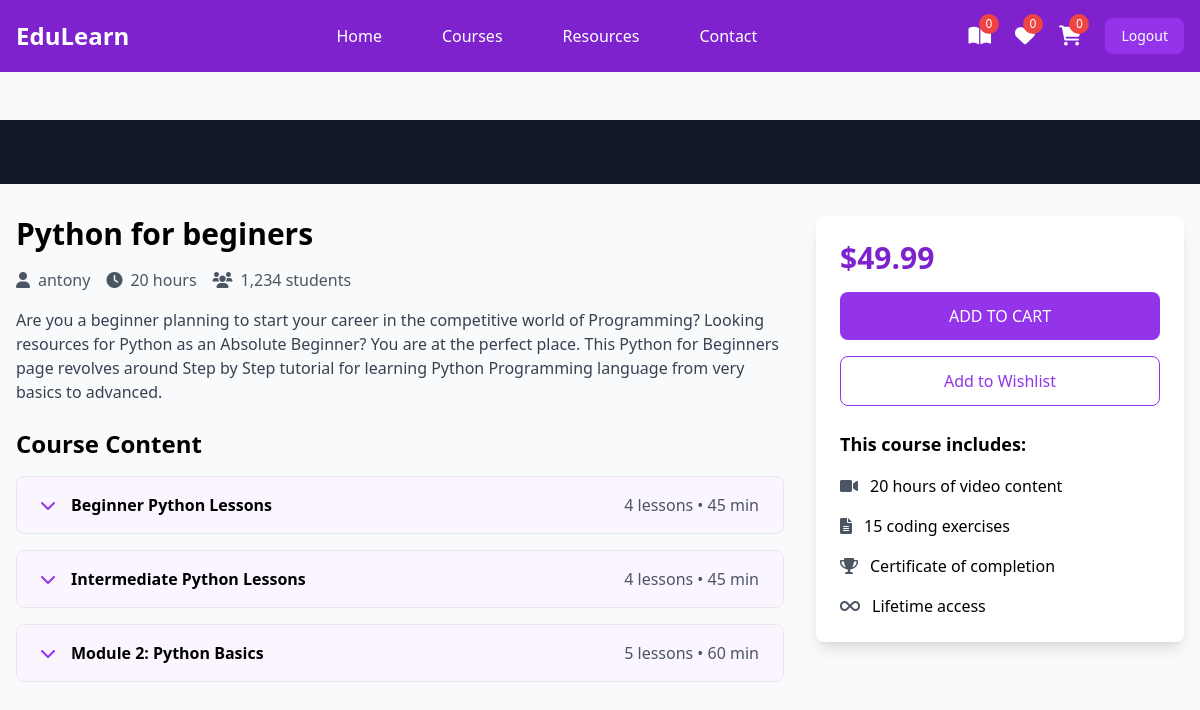
Page /student/courses/1/ (signed in) on the committed database.
### instructor/models.py (models this page shows, shortened)
class User(AbstractUser):
    ROLE_OPTION=(
        ("INSTRUCTOR","INSTRUCTOR"),
        ("STUDENT","STUDENT")
    )
    role=models.CharField(max_length=15,choices=ROLE_OPTION,default="STUDENT")

class Course(models.Model):
    title=models.CharField(max_length=50)
    description=models.TextField()
    price=models.DecimalField(decimal_places=2,max_digits=5)
    owner=models.ForeignKey(User,on_delete=models.SET_NULL,related_name="courses",null=True)
    is_free=models.BooleanField(default=False)
    picture=models.ImageField(upload_to="courseimage",null=True,blank=True,default="courseimage/default.png")
    thumbnail=EmbedVideoField()
    Category_objects=models.ManyToManyField(Category)
    created_at=models.DateTimeField(auto_now_add=True)
    updated_at=models.DateTimeField(auto_now=True)

class Module(models.Model):
    title=models.CharField(max_length=200)
    course_object=models.ForeignKey(Course,on_delete=models.CASCADE,related_name="modules")
    order=models.PositiveIntegerField()

### student/views.py (the view)
# urls.py: path("courses/<int:pk>/",views.CourseDetailView.as_view(),name="course-detail"),
@method_decorator(signin_required,name="dispatch")
class CourseDetailView(View):
    def get(self,request,*args,**kwargs):
        id=kwargs.get("pk")
        course_instance=Course.objects.get(id=id)
        return render(request,"course_detail.html",{"course":course_instance})

### student/context_processor.py (called while the page is built)
def course_context(request):
    count=0
    if request.user.is_authenticated:
        orders=request.user.purchase.filter(is_paid=True)
        count=len([c for o in orders for c in o.course_objects.all()])
    return {'count':count}

### student/templates/course_detail.html (shortened to what this page needs)
{%extends 'base.html'%}
{%block main_block%}
{% load embed_video_tags %}
    <div class="pt-20">
        <div class="bg-gray-900 w-full">
            <div class="max-w-screen-xl mx-auto px-4 py-8">
            </div>
        </div>
        <div class="max-w-screen-xl mx-auto px-4 py-8 grid grid-cols-1 lg:grid-cols-3 gap-8">
                    <div class="lg:col-span-2">
                        <h1 class="text-3xl font-bold mb-4">{{course.title}}</h1>
                        <div class="flex items-center mb-4 text-gray-600">
                            <span class="mr-4"><i class="fas fa-user mr-2"></i>{{course.owner}}</span>
                            <span class="mr-4"><i class="fas fa-clock mr-2"></i>20 hours</span>
                            <span><i class="fas fa-users mr-2"></i>1,234 students</span>
                        </div>
                        <p class="text-gray-700 mb-6">{{course.description}}</p>
                <div class="space-y-4">
                    <h2 class="text-2xl font-bold mb-4">Course Content</h2>
                    {%for module in course.modules.all%}
                    <div class="border rounded-lg overflow-hidden">
                        <button class="w-full px-6 py-4 bg-purple-50 hover:bg-purple-100 flex items-center justify-between" onclick="toggleModule('module1')">
                            <div class="flex items-center">
                                <i class="fas fa-chevron-down mr-4 text-purple-600"></i>
                                <span class="font-semibold">{{module.title}}</span>
                            </div>
                            <span class="text-gray-600">4 lessons • 45 min</span>
                        </button>
                    </div>
                    {%endfor%}
                    <div class="border rounded-lg overflow-hidden">
                        <button class="w-full px-6 py-4 bg-purple-50 hover:bg-purple-100 flex items-center justify-between" onclick="toggleModule('module2')">
                            <div class="flex items-center">
                                <i class="fas fa-chevron-down mr-4 text-purple-600"></i>
                                <span class="font-semibold">Module 2: Python Basics</span>
                            </div>
                            <span class="text-gray-600">5 lessons • 60 min</span>
                        </button>
                    </div>
                </div>
            </div>
            <div class="lg:col-span-1">
                <div class="bg-white p-6 rounded-lg shadow-lg sticky top-24">
                    <div class="text-3xl font-bold mb-4 text-purple-700">$49.99</div>
                    <a href="{%url 'add-to-cart' course.id%}">
                        <button class="w-full bg-purple-600 text-white py-3 rounded-lg mb-4 hover:bg-purple-700 transition duration-300">
                            ADD TO CART
                        </button>
                    </a>
                    <button class="w-full border border-purple-600 text-purple-600 py-3 rounded-lg mb-6 hover:bg-purple-50 transition duration-300">
                        Add to Wishlist
                    </button>
                    <div class="space-y-4">
                        <h3 class="font-bold text-lg">This course includes:</h3>
                        <div class="flex items-center">
                            <i class="fas fa-video mr-3 text-gray-600"></i>
                            <span>20 hours of video content</span>
                        </div>
                        <div class="flex items-center">
                            <i class="fas fa-file-alt mr-3 text-gray-600"></i>
                            <span>15 coding exercises</span>
                        </div>
                        <div class="flex items-center">
                            <i class="fas fa-trophy mr-3 text-gray-600"></i>
                            <span>Certificate of completion</span>
                        </div>
                        <div class="flex items-center">
                            <i class="fas fa-infinity mr-3 text-gray-600"></i>
                            <span>Lifetime access</span>
                        </div>
                    </div>
                </div>
            </div>
        </div>
    </div>
{%endblock%}

### student/templates/base.html (shortened to what this page needs)
<!DOCTYPE html>
<html lang="en">
<head>
    <script src="https://cdn.tailwindcss.com"></script>
    <link href="https://cdnjs.cloudflare.com/ajax/libs/font-awesome/6.0.0/css/all.min.css" rel="stylesheet">
</head>
<body class="bg-gray-50">
    <nav class="bg-purple-700 fixed w-full z-20 top-0 left-0 ">
        <div class="max-w-screen-xl flex flex-wrap items-center justify-between mx-auto p-4">
            <a href="#" class="flex items-center">
                <span class="self-center text-2xl font-semibold text-white">EduLearn</span>
            </a>
            <div class="items-center justify-between hidden w-full md:flex md:w-auto md:order-1">
                <ul class="flex flex-col p-4 md:p-0 mt-4 font-medium md:flex-row md:space-x-8 md:mt-0">
                    <li><a href="{%url 'index'%}" class="block py-2 pl-3 pr-4 text-white hover:text-purple-200">Home</a></li>
                    <li><a href="{%url 'mycourses'%}" class="block py-2 pl-3 pr-4 text-white hover:text-purple-200">Courses</a></li>
                    <li><a href="#" class="block py-2 pl-3 pr-4 text-white hover:text-purple-200">Resources</a></li>
                    <li><a href="#" class="block py-2 pl-3 pr-4 text-white hover:text-purple-200">Contact</a></li>
                </ul>
            </div>
            <div class="flex items-center space-x-6 md:order-2">
                <div class="relative group">
                    <a href="{%url 'mycourses'%}" class="text-white hover:text-purple-200">
                        <i class="fas fa-book-open text-xl"></i>
                        <span class="absolute -top-2 -right-2 bg-red-500 text-white text-xs rounded-full h-5 w-5 flex items-center justify-center">{{count}}</span>
                    </a>
                </div>
                <div class="relative group">
                    <a href="#" class="text-white hover:text-purple-200">
                        <i class="fas fa-heart text-xl"></i>
                        <span class="absolute -top-2 -right-2 bg-red-500 text-white text-xs rounded-full h-5 w-5 flex items-center justify-center">0</span>
                    </a>
                </div>
                <div class="relative group">
                    <a href="{%url 'cart-summary'%}" class="text-white hover:text-purple-200">
                        <i class="fas fa-shopping-cart text-xl"></i>
                        <span class="absolute -top-2 -right-2 bg-red-500 text-white text-xs rounded-full h-5 w-5 flex items-center justify-center">{{request.user.basket.all.count}}</span>
                    </a>
                </div>
                <a href="{%url 'logout'%}"><button class="text-white bg-purple-600 hover:bg-purple-800 focus:ring-4 focus:outline-none focus:ring-purple-300 font-medium rounded-lg text-sm px-4 py-2 text-center">Logout</button></a>
            </div>
        </div>
    </nav>
    <div class="mt-10">
        {%block main_block%}
    {%endblock%}
    </div>
</body>
</html>

### rows in the picture
User: user.basket.all.count "0"
Course: title "Python for beginers", owner "antony", description "Are you a beginner planning to start your career in the competitive world of Programming? Looking resources for Python as an Absolute Beginner? You are at the perfect place. This Python for Beginners page revolves around Step by Step tutorial for learning Python Programming language from very basics to advanced."
Module: title "Beginner Python Lessons"
Module: title "Intermediate Python Lessons"

### other values in the picture
{{ count }} "0"
